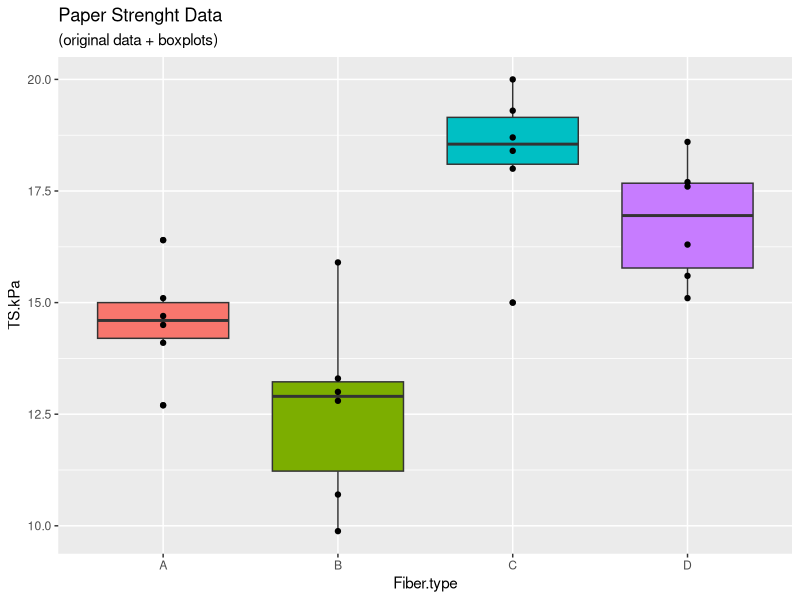
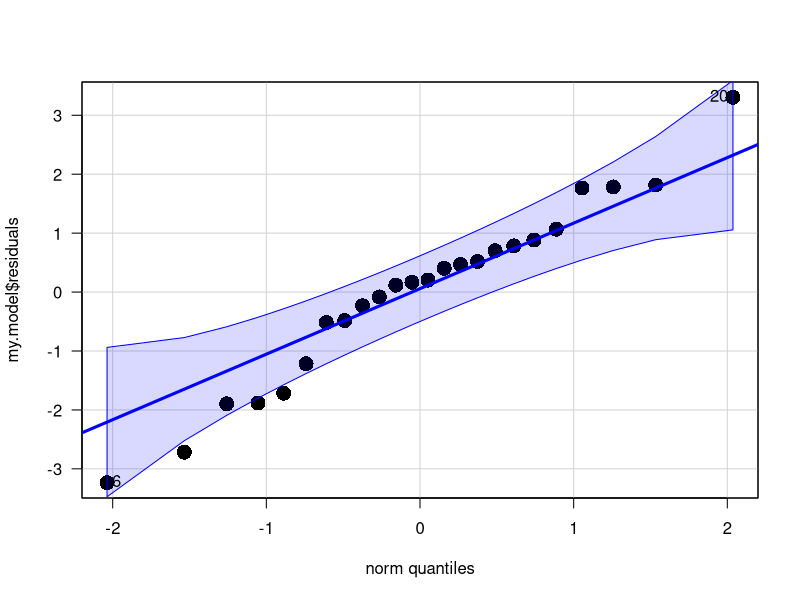
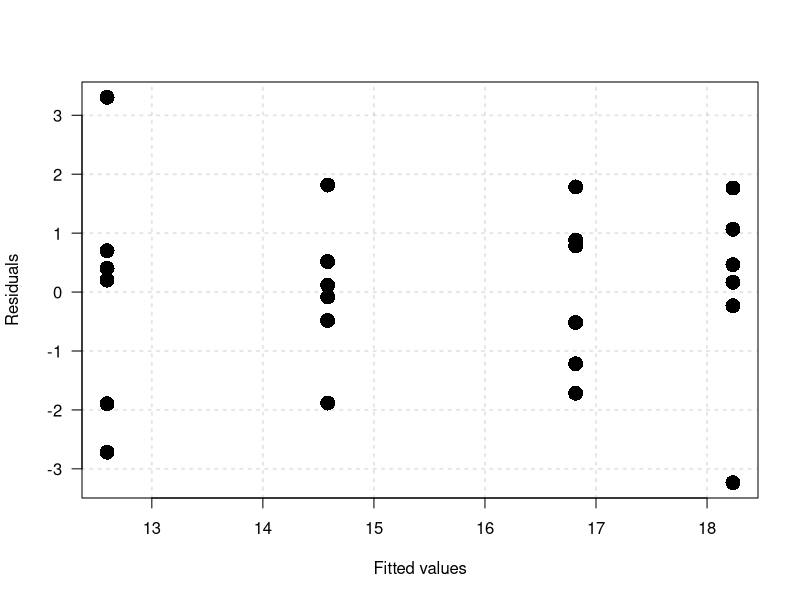

Generate these figures, in order, with R: (Note: this script raises an error after producing the figures.)
# clean workspace
rm(list=ls())

# Uncomment to install required packages if needed
# packages_needed <- c("multcomp", "ggplot2", "car")
# for (package_name in packages_needed) {      
#       if (!(package_name %in% rownames(installed.packages()))){
#             install.packages(package_name)
#       }
# }
#===================

## Paper strength experiment

# Experimental parameters
alpha     <- 0.1
beta      <- 0.2
delta     <- 5
sigma.hat <- 6

# Read data
paper   <- read.table(file   = "../data files/paper_strength.csv", 
                      header = TRUE, 
                      sep    = ",")
summary(paper)

# First look at the data
# png(filename = "../figs/paperbox.png",
#     width = 600, height = 600,
#     bg = "transparent")

library(ggplot2)
ggplot(paper, 
       aes(x    = Fiber.type,
           y    = TS.kPa,
           fill = Fiber.type)) + 
  geom_boxplot() + geom_point() + 
  ggtitle("Paper Strenght Data",
          "(original data + boxplots)") + 
  theme(legend.position = "none")
# dev.off()


# Computational modeling and analysis
my.model <- aov(TS.kPa ~ Fiber.type, 
             data = paper)
summary.aov(my.model)

# Residuals
my.model$residuals


# Check normality
shapiro.test(my.model$residuals)

library(car)
# png(filename = "../figs/paperqq.png",
#     width = 600, height = 600, 
#     bg = "transparent")

qqPlot(my.model$residuals, 
       pch = 16, 
       lwd = 3, 
       cex = 2, 
       las = 1)
# dev.off()

# Check homoscedasticity
fligner.test(TS.kPa ~ Fiber.type, 
             data = paper)

# png(filename = "../figs/papervar.png",
#     width = 600, height = 600, 
#     bg = "transparent")
plot(x    = my.model$fitted.values,
     y    = my.model$residuals,
     cex  = 2,
     las  = 1,
     pch  = 16,
     xlab = "Fitted values",
     ylab = "Residuals")
grid(nx = NULL, ny = NULL, 
     lwd = 2, col = "#44444422")
# dev.off()

# Check serial independence (only really makes sense if data are presented 
# ordered by a possibly influential, unmodelled variable such as data collection 
# sequence, etc.)

# durbinWatsonTest(model)
# 
# # png(filename = "../figs/paperind.png",
# #     width = 600, height = 600, 
# #     bg = "transparent")
# plot(x    = seq_along(model$residuals),
#      y    = model$residuals,
#      type = "l",
#      las  = 1,
#      lwd  = 2,
#      lty  = 1,
#      xlab = "Residual order",
#      ylab = "Residual value")
# points(x    = seq_along(model$residuals),
#        y    = model$residuals,
#        type = "p",
#        cex  = 2,
#        pch  = 16,
#        col  = as.numeric(paper[, 1]))
# grid(NA,NULL, lwd=2, col = "#44444422")
# # dev.off()


## Multiple comparisons

# Situation 1: all vs. all
library(multcomp)
mc1    <- glht(my.model, 
               linfct = mcp(Fiber.type = "Tukey"))
mc1_CI <- confint(mc1, level = 0.95)

# png(filename = "../figs/papertukey.png",
#     width = 600, height = 600, 
#     bg = "transparent")
plot(mc1_CI, 
     xlab       = "Tensile Strength (kPa)",
     sub        = "- Hardwood data -",
     cex.axis   = 1.2,
     cex        = 2)
# dev.off()


# Situation 2: all vs. B
paper$Fiber.type <- relevel(paper$Fiber.type, ref = "B")
model2           <- aov(TS.kPa ~ Fiber.type, data = paper)
mc2              <- glht(model2, linfct = mcp(Fiber.type = "Dunnett"))
mc2_CI           <- confint(mc2, level = 0.95)

# png(filename = "../figs/paperdunnett.png",
#     width = 600, height = 600, 
#     bg = "transparent")
plot(mc2_CI, 
     xlab       = "Tensile Strength (kPa)",
     sub        = "- Hardwood data -",
     cex.axis   = 1.2,
     cex        = 2)
# dev.off()

#==========

## Sample size calculations for anova
a       <- 4
alpha   <- 0.05
sigma   <- 7
delta   <- 12
beta    <- 0.2

# Case 1: two levels symmetrically biased about the grand mean
tau <- c(-delta / 2, 
         delta / 2, 
         rep(0, a - 2)) # define tau vector
n   <- 2        # initial n

while (qf(p = 1 - alpha, df1 = a - 1, df2 = a * (n - 1)) > 
       qf(p = beta, df1 = a - 1, a * (n - 1), df2 = n * sum(tau ^ 2) / sigma ^ 2)){
  n <- n + 1
}

# Using power.anova.test():
vartau <- var(tau)
power.anova.test(groups      = 4, 
                 between.var = vartau, 
                 within.var  = sigma ^ 2, 
                 sig.level   = alpha, 
                 power       = 1 - beta)$n


# Case 2: one levels biased relative to the others
tau <- c(-delta * (a - 1) / a, 
         rep(delta / a, a - 1)) # define tau vector
vartau <- var(tau)
power.anova.test(groups      = 4, 
                 between.var = vartau, 
                 within.var  = sigma^2, 
                 sig.level   = alpha, 
                 power       = 1 - beta)$n
